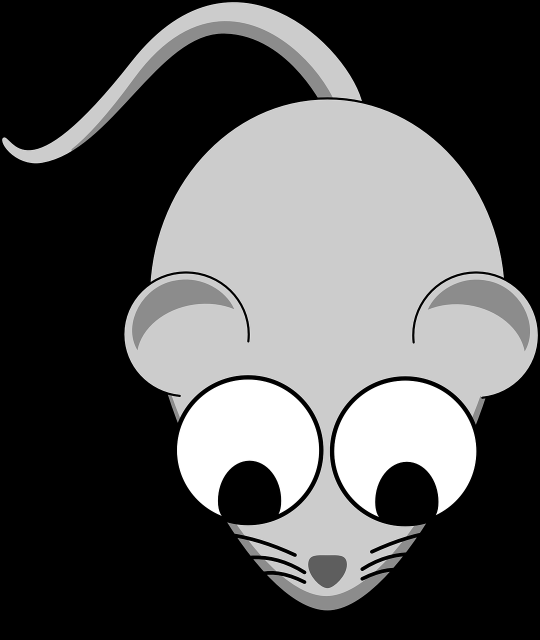
#> input picture data/mouse.png, 1080 x 1280 px (shown at 1/2 size)
$ python opencv06.py
#> lines starting #> are read from the running program, lines starting #| are printed output that depends on the picture
#https://docs.opencv.org/master/da/d6e/tutorial_py_geometric_transformations.html

import argparse
import os
import numpy as np
import cv2
from matplotlib import pyplot as plt

def check_dir(filepath):
    dir = os.path.dirname(filepath)
    if not os.path.isdir(dir):
        os.mkdir(dir)
        print('create folder:', dir)


def imread_RGB(src):
    img = cv2.imread(src)
    return cv2.cvtColor(img, cv2.COLOR_BGR2RGB)


def imwrite(path, img):
    img_BGR = cv2.cvtColor(img, cv2.COLOR_RGB2BGR)
    cv2.imwrite(path, img_BGR)
    print(img_BGR.shape)

def show_one(dst):
    plt.xticks([]), plt.yticks([])
    plt.imshow(dst)
    plt.show()

def show_diff(img, dst):
    plt.subplot(121), plt.imshow(img), plt.title('Image 1')
    plt.xticks([]), plt.yticks([])
    plt.subplot(122), plt.imshow(dst), plt.title('Image 2')
    plt.xticks([]), plt.yticks([])
    plt.show()


def resize(args):
    img = imread_RGB(args.src)

    dst = cv2.resize(img, None, fx=0.25, fy=0.25, interpolation = cv2.INTER_CUBIC)
    '''
    height, width = img.shape[:2]
    dst = cv2.resize(img, (width//4, height//4), interpolation = cv2.INTER_CUBIC)
    '''

    show_diff(img, dst)
    return dst


def translate(args):
    img = imread_RGB(args.src)
#> in imread_RGB, img is the input picture: shape (1280, 1080, 3); min 0, max 255, mean 85.1
    rows, cols = img.shape[:2]
#> rows = 1280; cols = 1080

    # [ 1, 0, tx
    #   0, 1, ty ]
    M = np.float32( [[1, 0, args.tx], [0, 1, args.ty]] )
    '''
    src – 输入图像。
    M – 变换矩阵。
    dsize – 输出图像的大小。
    '''
    dst = cv2.warpAffine(img, M, (cols,rows))
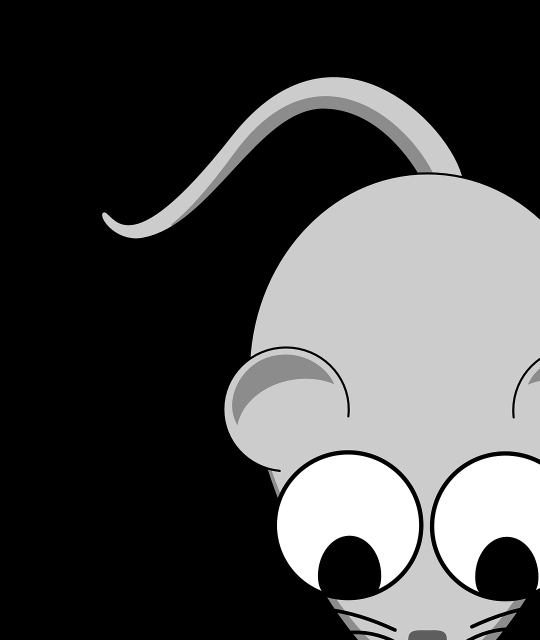
#> dst: shape (1280, 1080, 3) (shown at 1/2 size); min 0, max 255, mean 72.2

    show_diff(img, dst)
#> in show_diff, `plt.show()`:
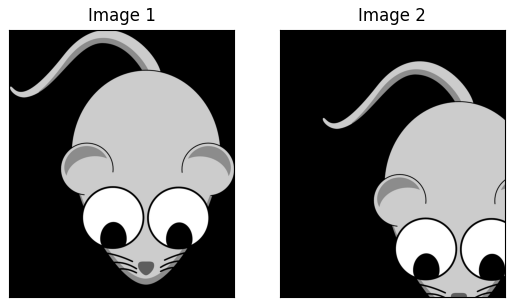
#> figure drawn by matplotlib, 2 panels
    return dst


def rotate(args, image=None):
    if type(image) is np.ndarray:
        img = image
    else:
        img = imread_RGB(args.src)
    rows, cols = img.shape[:2]

    '''
    center：图片的旋转中心
    angle：旋转角度
    scale：旋转后图像相比原来的缩放比例
    M:计算得到的旋转矩阵
    '''
    M = cv2.getRotationMatrix2D(((cols-1)/2.0, (rows-1)/2.0), args.angle, args.scale)
    dst = cv2.warpAffine(img, M, (cols,rows))
    if args.show:
        show_diff(img, dst)
        #show_one(dst)
    return dst


def animate_rotate(args):
    img = cv2.imread(args.src)
    args.show = False

    # 讓視窗可以自由縮放大小
    height, width = img.shape[:2]
#> height = 1280; width = 1080
    cv2.namedWindow('frame', cv2.WINDOW_NORMAL)
    while True:
        dst = rotate(args, img)
#> in rotate, `dst = cv2.warpAffine(img, M, (cols,rows))`:
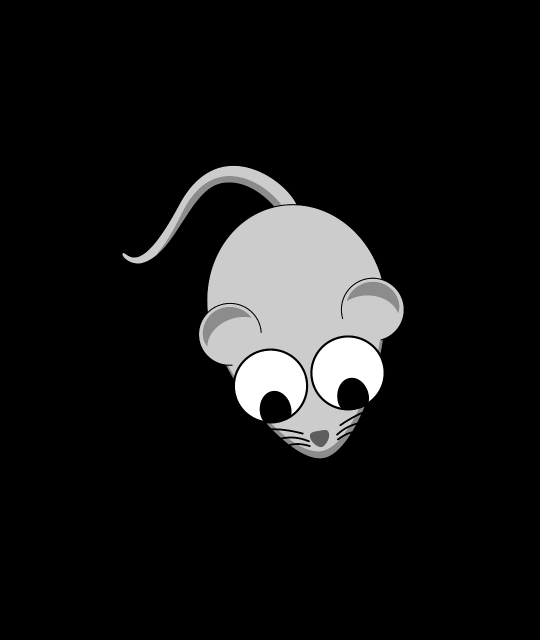
#> dst: shape (1280, 1080, 3) (shown at 1/2 size); min 0, max 255, mean 21.3
        cv2.imshow('frame', dst)
        cv2.resizeWindow('frame', (width//2, height//2))
        args.angle +=  1 % 360
        key = cv2.waitKey(33)
#> (key Esc is pressed here)
        # ESC
        if key == 27:
            break

if __name__ == '__main__':
    parser = argparse.ArgumentParser()
    parser.add_argument('--src', default='data/mouse.png', help="source file")
    parser.add_argument('--show', action='store_true', help="source file")
    parser.add_argument('--tx', type=int, default=200, help='horizontal translation')
    parser.add_argument('--ty', type=int, default=150, help='veritcal translation')
    parser.add_argument('--angle', type=int, default=10, help='rotation angle')
    parser.add_argument('--scale', type=float, default=0.5, help="scale ratio")
    parser.add_argument('--output', default='output/output.png', help="output result")
    parser.add_argument('--save', action='store_true', help="save result")
    args = parser.parse_args()

    img = None
    #img = resize(args)
    img = translate(args)
    #img = rotate(args)
    animate_rotate(args)

    if args.save and img is not None:
        destination = args.output
        check_dir(destination)
        imwrite(destination, img)
        print("save file under: ", args.output)
